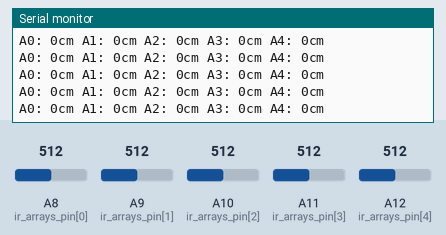
A sketch run on a simulated Arduino Mega 2560, built with avr-gcc and run on an emulated ATmega2560. On the bench: the last lines printed to the serial monitor. The test bench sets the inputs (shaded band); at power-on: A8 (ir_arrays_pin[0]) = 512, A9 (ir_arrays_pin[1]) = 512, A10 (ir_arrays_pin[2]) = 512, A11 (ir_arrays_pin[3]) = 512, A12 (ir_arrays_pin[4]) = 512.

Above: at 1.2 s.
1.3 s: A8 (ir_arrays_pin[0]) set to 90
At 1.42 s:
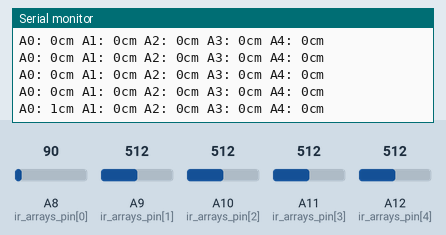
4.3 s: A9 (ir_arrays_pin[1]) set to 90
At 4.31 s:
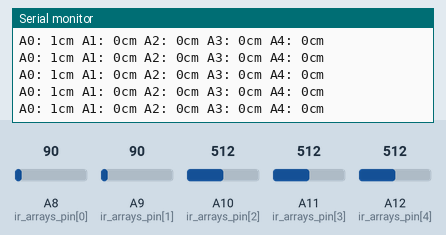
7.3 s: A10 (ir_arrays_pin[2]) set to 90
At 7.32 s:
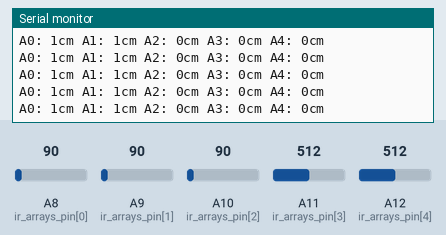
10.3 s: A11 (ir_arrays_pin[3]) set to 90
At 10.34 s:
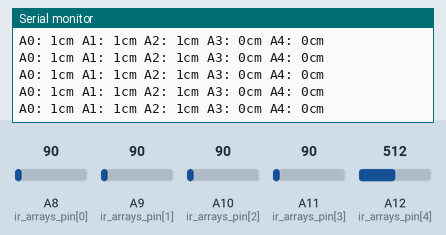
13.3 s: A12 (ir_arrays_pin[4]) set to 90
At 13.31 s:
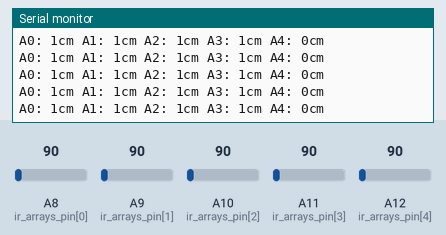
14.8 s: A8 (ir_arrays_pin[0]) set to 110
At 14.83 s:
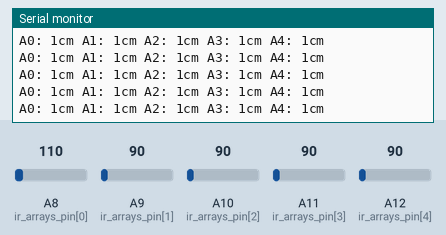

The sketch:

ir_array.ino
```cpp
int ir_arrays_pin[] = {A8,A9,A10,A11,A12};
int x = sizeof(ir_arrays_pin)/sizeof(int);
int ir_values[5];
void setup() {
  Serial.begin(9600);
  delay(5);
}

void loop() {
  for(int i = 0; i<x;i++){
   ir_values[i]=analogRead(ir_arrays_pin[i]);
    prnt(i,ir_values[i]);
  }
  Serial.println();
//delay(1000);
}

//convert the values of ir and return analog signal 0 or 1
int value(int x){
  if(x<100){//white
    return 1;
  }else{
    return 0;//black
  }
}
//test print
void prnt(int i,int x){
  Serial.print("A");
  Serial.print(i);
  Serial.print(": ");
  Serial.print(value(x));
  Serial.print("cm ");
}
```

Measured:
- after the input at 1.3 s, the serial monitor: prints a new line after 0.10 s (image 1)
